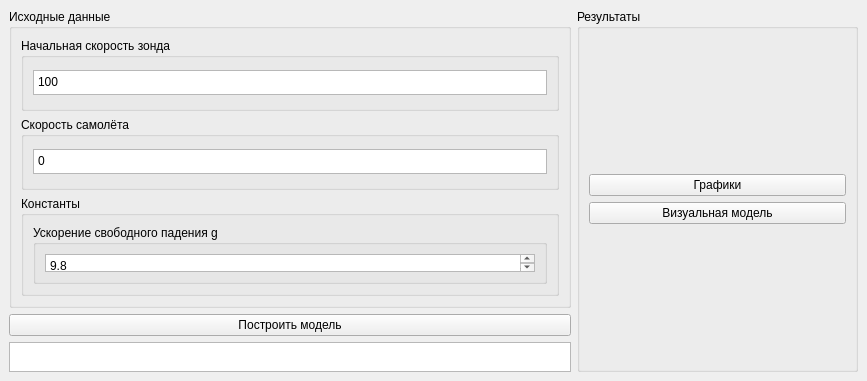
<?xml version="1.0" encoding="UTF-8"?>
<ui version="4.0">
 <class>MainWindow</class>
 <widget class="QMainWindow" name="MainWindow">
  <property name="geometry">
   <rect>
    <x>0</x>
    <y>0</y>
    <width>867</width>
    <height>381</height>
   </rect>
  </property>
  <property name="windowTitle">
   <string>MainWindow</string>
  </property>
  <widget class="QWidget" name="centralwidget">
   <layout class="QVBoxLayout" name="verticalLayout_5">
    <item>
     <layout class="QHBoxLayout" name="horizontalLayout" stretch="2,1">
      <item>
       <layout class="QVBoxLayout" name="verticalLayout">
        <item>
         <widget class="QGroupBox" name="groupBox">
          <property name="title">
           <string>Исходные данные</string>
          </property>
          <layout class="QVBoxLayout" name="verticalLayout_4">
           <item>
            <widget class="QGroupBox" name="groupBox_3">
             <property name="maximumSize">
              <size>
               <width>16777215</width>
               <height>80</height>
              </size>
             </property>
             <property name="title">
              <string>Начальная скорость зонда</string>
             </property>
             <layout class="QVBoxLayout" name="verticalLayout_7">
              <item>
               <widget class="QPlainTextEdit" name="plainTextEdit">
                <property name="maximumSize">
                 <size>
                  <width>16777215</width>
                  <height>25</height>
                 </size>
                </property>
                <property name="plainText">
                 <string>100</string>
                </property>
               </widget>
              </item>
             </layout>
            </widget>
           </item>
           <item>
            <widget class="QGroupBox" name="groupBox_4">
             <property name="maximumSize">
              <size>
               <width>16777215</width>
               <height>80</height>
              </size>
             </property>
             <property name="title">
              <string>Скорость самолёта</string>
             </property>
             <layout class="QVBoxLayout" name="verticalLayout_8">
              <item>
               <widget class="QPlainTextEdit" name="plainTextEdit_2">
                <property name="maximumSize">
                 <size>
                  <width>16777215</width>
                  <height>25</height>
                 </size>
                </property>
                <property name="plainText">
                 <string>0</string>
                </property>
               </widget>
              </item>
             </layout>
            </widget>
           </item>
           <item>
            <widget class="QGroupBox" name="groupBox_5">
             <property name="maximumSize">
              <size>
               <width>16777215</width>
               <height>100</height>
              </size>
             </property>
             <property name="title">
              <string>Константы</string>
             </property>
             <layout class="QVBoxLayout" name="verticalLayout_9">
              <item>
               <widget class="QGroupBox" name="groupBox_6">
                <property name="title">
                 <string>Ускорение свободного падения g</string>
                </property>
                <layout class="QVBoxLayout" name="verticalLayout_10">
                 <item>
                  <widget class="QPlainTextEdit" name="plainTextEdit_3">
                   <property name="maximumSize">
                    <size>
                     <width>16777215</width>
                     <height>25</height>
                    </size>
                   </property>
                   <property name="plainText">
                    <string>9.8</string>
                   </property>
                  </widget>
                 </item>
                </layout>
               </widget>
              </item>
             </layout>
            </widget>
           </item>
          </layout>
         </widget>
        </item>
        <item>
         <widget class="QPushButton" name="pushButton">
          <property name="text">
           <string>Построить модель</string>
          </property>
         </widget>
        </item>
        <item>
         <widget class="QPlainTextEdit" name="plainTextEdit_4">
          <property name="maximumSize">
           <size>
            <width>16777215</width>
            <height>30</height>
           </size>
          </property>
          <property name="verticalScrollBarPolicy">
           <enum>Qt::ScrollBarAsNeeded</enum>
          </property>
          <property name="horizontalScrollBarPolicy">
           <enum>Qt::ScrollBarAlwaysOff</enum>
          </property>
          <property name="readOnly">
           <bool>true</bool>
          </property>
         </widget>
        </item>
       </layout>
      </item>
      <item>
       <layout class="QVBoxLayout" name="verticalLayout_2">
        <item>
         <widget class="QGroupBox" name="groupBox_2">
          <property name="title">
           <string>Результаты</string>
          </property>
          <layout class="QVBoxLayout" name="verticalLayout_6">
           <item>
            <spacer name="verticalSpacer_2">
             <property name="orientation">
              <enum>Qt::Vertical</enum>
             </property>
             <property name="sizeHint" stdset="0">
              <size>
               <width>20</width>
               <height>40</height>
              </size>
             </property>
            </spacer>
           </item>
           <item>
            <widget class="QPushButton" name="pushButton_2">
             <property name="text">
              <string>Графики</string>
             </property>
            </widget>
           </item>
           <item>
            <widget class="QPushButton" name="pushButton_3">
             <property name="text">
              <string>Визуальная модель</string>
             </property>
            </widget>
           </item>
           <item>
            <spacer name="verticalSpacer_3">
             <property name="orientation">
              <enum>Qt::Vertical</enum>
             </property>
             <property name="sizeHint" stdset="0">
              <size>
               <width>20</width>
               <height>40</height>
              </size>
             </property>
            </spacer>
           </item>
          </layout>
         </widget>
        </item>
       </layout>
      </item>
     </layout>
    </item>
   </layout>
  </widget>
 </widget>
 <resources/>
 <connections/>
</ui>
